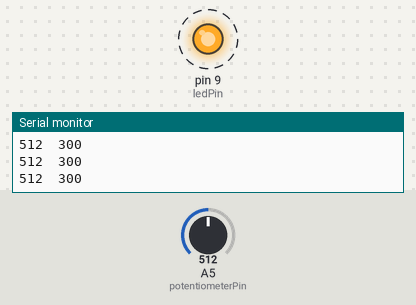
A sketch run on a simulated Arduino Uno, built with avr-gcc and run on an emulated ATmega328P. On the bench: output pins drawn as LEDs (lit = HIGH), the last lines printed to the serial monitor. Dashed ring = blinking. The test bench sets the inputs (shaded band); at power-on: A5 (potentiometerPin) = 512.

Above: at 1.4 s.
1.5 s: A5 (potentiometerPin) set to 122
At 1.65 s:
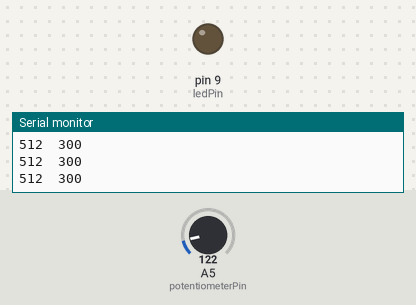
4.7 s: A5 (potentiometerPin) set to 511
At 4.89 s:
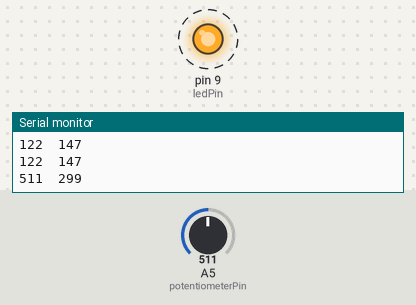
Timing chart, 0 to 13.9 s (numbered marks = the images above; inputs shaded):
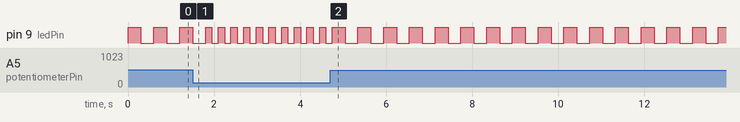

Measured:
- after the input at 4.7 s, pin 9 (ledPin): alternates HIGH for 0.30 s and LOW for 0.30 s, starting after 0.35 s
- by itself, pin 9 (ledPin): repeats every 0.29 s: HIGH 0.15 s, LOW 0.15 s

The sketch:

main.ino
```cpp
// Init pin numbers we used for components
int ledPin = 9; // We used 9 because it supports analog write
int potentiometerPin = A5; // We use analog because we read values of potentiometer from 0 to 1023

void setup() {
  pinMode(ledPin, OUTPUT); // set led pin as output
  pinMode(potentiometerPin, INPUT); // set potentiometer pin as input
  Serial.begin(9600); // Init debugger
}

void loop() {
  int potentiometerValue = analogRead(potentiometerPin); // We read value from potentiometer, it's in [0, 1023] range
  int delayTime = map(potentiometerValue, 0, 1023, 100, 500); // We map the value to [100, 500] range,
  // so our minimum delay is 100 milliseconds, and maximum is 500 milliseconds

  Serial.print(potentiometerValue); // We log read value
  Serial.print("\t");
  Serial.print(delayTime); // And mapped value
  Serial.print("\n");

  digitalWrite(ledPin, HIGH); // We turn on the LED
  delay(delayTime); // for set amount of time
  digitalWrite(ledPin, LOW); // and then turn it off
  delay(delayTime); // for the same amount of time
}
```
